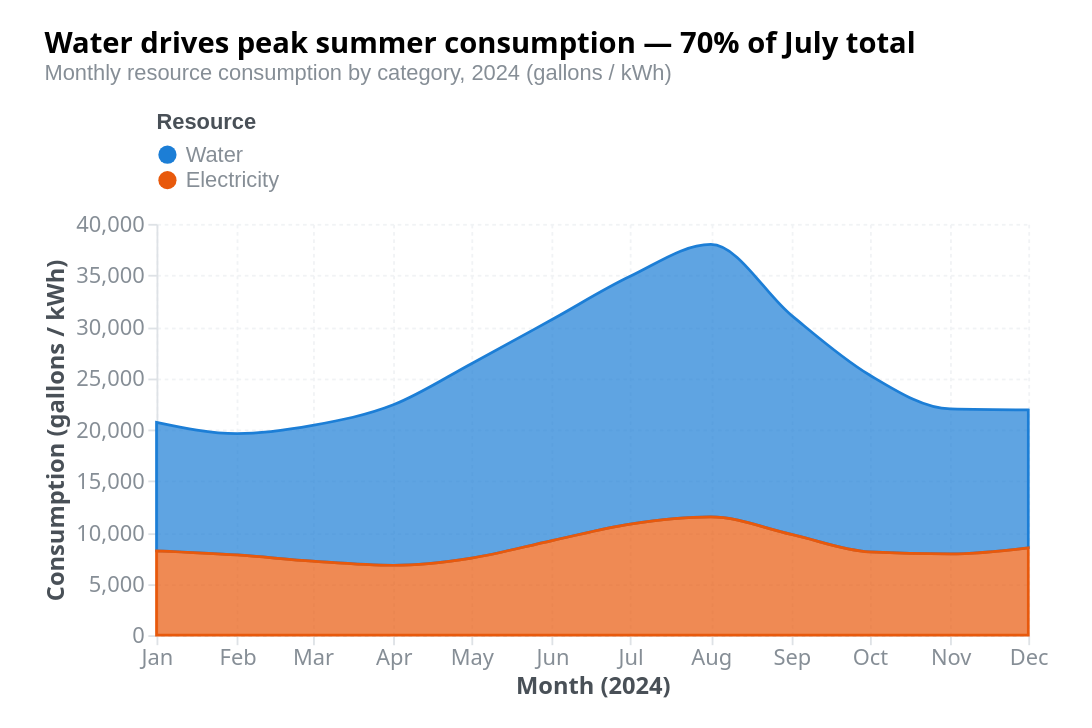

The Vega-Lite source for this figure:
### Vega specification from a JSON file in a GitHub repository (floating-point values rounded to 4 significant figures)
{"_metadata": {"customization": ["Replace 'values' array with your time series data", "Change field names in scales, axes, and marks to match your data", "Update axis titles and format strings to include your units", "Modify title and description for your context", "To render as overlapping (non-stacked) areas, remove the stack transform and set y0 to the scale zero baseline", "Adjust interpolate value ('monotone', 'linear', 'step') for different curve styles"], "dataFormat": "Array of objects with 'date' (ISO 8601 date string), 'series' (nominal category), and 'value' (quantitative) fields. One entry per date per series for stacked areas."}, "$schema": "https://vega.github.io/schema/vega/v6.json", "autosize": {"contains": "padding", "type": "fit"}, "axes": [{"domainColor": "#dee2e6", "format": "%b", "grid": true, "gridColor": "#f1f3f5", "gridDash": [2, 2], "labelColor": "#868e96", "labelFontSize": 12, "orient": "bottom", "scale": "x", "tickColor": "#dee2e6", "tickCount": "month", "title": "Month (2024)", "titleColor": "#495057", "titleFontSize": 13}, {"domainColor": "#dee2e6", "format": ",.0f", "grid": true, "gridColor": "#f1f3f5", "gridDash": [2, 2], "labelColor": "#868e96", "labelFontSize": 12, "orient": "left", "scale": "y", "tickColor": "#dee2e6", "title": "Consumption (gallons / kWh)", "titleColor": "#495057", "titleFontSize": 13}], "config": {"aria": true, "axis": {"labelFont": "system-ui, -apple-system, sans-serif", "titleFont": "system-ui, -apple-system, sans-serif"}, "title": {"font": "system-ui, -apple-system, sans-serif"}}, "data": [{"name": "source", "transform": [{"as": "dateVal", "expr": "toDate(datum.date)", "type": "formula"}, {"as": ["y0", "y1"], "field": "value", "groupby": ["date"], "sort": {"field": "series", "order": "ascending"}, "type": "stack"}], "values": [{"date": "2024-01-01", "series": "Water", "value": 12500}, {"date": "2024-02-01", "series": "Water", "value": 11800}, {"date": "2024-03-01", "series": "Water", "value": 13200}, {"date": "2024-04-01", "series": "Water", "value": 15600}, {"date": "2024-05-01", "series": "Water", "value": 18900}, {"date": "2024-06-01", "series": "Water", "value": 21500}, {"date": "2024-07-01", "series": "Water", "value": 24100}, {"date": "2024-08-01", "series": "Water", "value": 26500}, {"date": "2024-09-01", "series": "Water", "value": 21300}, {"date": "2024-10-01", "series": "Water", "value": 17200}, {"date": "2024-11-01", "series": "Water", "value": 14100}, {"date": "2024-12-01", "series": "Water", "value": 13400}, {"date": "2024-01-01", "series": "Electricity", "value": 8200}, {"date": "2024-02-01", "series": "Electricity", "value": 7800}, {"date": "2024-03-01", "series": "Electricity", "value": 7200}, {"date": "2024-04-01", "series": "Electricity", "value": 6800}, {"date": "2024-05-01", "series": "Electricity", "value": 7500}, {"date": "2024-06-01", "series": "Electricity", "value": 9200}, {"date": "2024-07-01", "series": "Electricity", "value": 10800}, {"date": "2024-08-01", "series": "Electricity", "value": 11500}, {"date": "2024-09-01", "series": "Electricity", "value": 9800}, {"date": "2024-10-01", "series": "Electricity", "value": 8100}, {"date": "2024-11-01", "series": "Electricity", "value": 7900}, {"date": "2024-12-01", "series": "Electricity", "value": 8500}]}], "description": "Stacked area chart showing monthly water and electricity consumption across 12 months. Water peaks in August at 26,500 gallons and dominates the summer mix, while electricity peaks at 11,500 kWh. Both decline into autumn.", "height": 400, "legends": [{"fill": "color", "labelColor": "#868e96", "labelFontSize": 12, "orient": "top", "title": "Resource", "titleColor": "#495057", "titleFontSize": 12}], "marks": [{"from": {"facet": {"data": "source", "groupby": "series", "name": "seriesData"}}, "marks": [{"encode": {"enter": {"interpolate": {"value": "monotone"}, "tooltip": {"signal": "{'Month': timeFormat(datum.dateVal, '%B %Y'), 'Resource': datum.series, 'Consumption': format(datum.value, ',.0f') + (datum.series === 'Water' ? ' gal' : ' kWh')}"}, "x": {"field": "dateVal", "scale": "x"}, "y": {"field": "y0", "scale": "y"}, "y2": {"field": "y1", "scale": "y"}}, "update": {"fill": {"field": "series", "scale": "color"}, "fillOpacity": [{"test": "hovered === null || hovered.series === datum.series", "value": 0.7}, {"value": 0.2}], "stroke": {"field": "series", "scale": "color"}, "strokeOpacity": [{"test": "hovered === null || hovered.series === datum.series", "value": 1}, {"value": 0.3}], "strokeWidth": {"value": 1.5}}}, "from": {"data": "seriesData"}, "type": "area"}], "type": "group"}], "padding": {"bottom": 16, "left": 24, "right": 24, "top": 16}, "scales": [{"domain": {"data": "source", "field": "dateVal"}, "name": "x", "range": "width", "type": "time"}, {"domain": {"data": "source", "field": "y1"}, "name": "y", "nice": true, "range": "height", "type": "linear", "zero": true}, {"domain": ["Water", "Electricity"], "name": "color", "range": ["#1c7ed6", "#e8590c"], "type": "ordinal"}], "signals": [{"name": "hovered", "on": [{"events": "path:pointerover", "update": "datum"}, {"events": "path:pointerout", "update": "null"}], "value": null}], "title": {"anchor": "start", "fontSize": 16, "offset": 16, "subtitle": "Monthly resource consumption by category, 2024 (gallons / kWh)", "subtitleColor": "#868e96", "subtitleFontSize": 12, "text": "Water drives peak summer consumption — 70% of July total"}, "width": 600}
